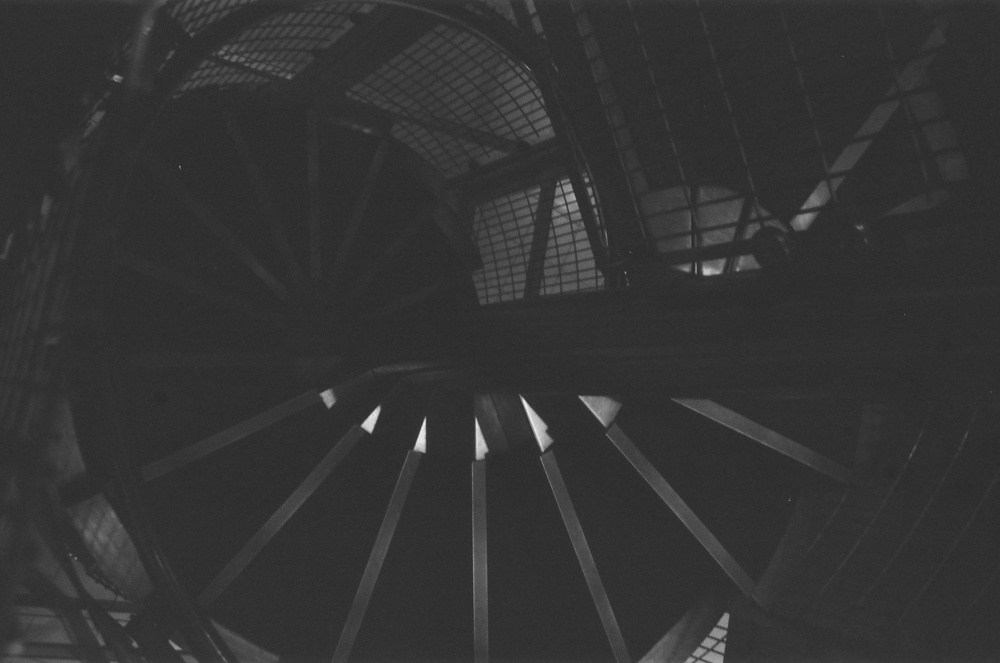
%> input picture raport/Finale/PTI_zdjęcia_i_histogramy/photos/analog11.jpg, 1000 x 663 px, shrunk from 3089 x 2048 before the run; its folder holds 4 pictures in this run
$ octave saturation_script.m   (GNU Octave 9; MATLAB toolbox functions it lacks are replaced by stand-ins)
%> lines starting %> are read from the running program, lines starting %| are printed output that depends on the picture
files = dir("photos\*.jpg");

for i = 1:length(files)

clear count g G im max n;
im = imread(strcat("photos\", files(i).name));
%> im is the input picture: size 663x1000x3 uint8; min 38, max 244, mean 51.7
g = rgb2hsv(im);
%> g: size 663x1000x3 double; mean H, S, V 0, 0, 0.203
g = g(:,:,2);
%> g: size 663x1000 double; every value is 0
g = g*255;
G = g(:);
figure(1);
set(gcf, 'Units', 'Normalized', 'OuterPosition', [0 0 1 1]); %wielkość okna
subplot(1,3,[1,2]);
histogram(G,'FaceColor', '#ffffff');

[count, n] = histcounts( G, 255 );
%> count = 255 values, max 663000 at index 128, min 0 at index 1, mean 2600; n = 256 values from -0.5 to 0.5
max = max(count);
%> max = 663000
max = max*1.2;
%> max = 795600

xlim([0 255]);
ylim([0,max]);

grid on;
title('Histogram nasycenia pikseli','FontSize', 30);
xlabel('Wartość nasycenia','FontSize',20);
ylabel('Ilośc pikseli','FontSize',20);

subplot(1,3,3);
imshow(im);
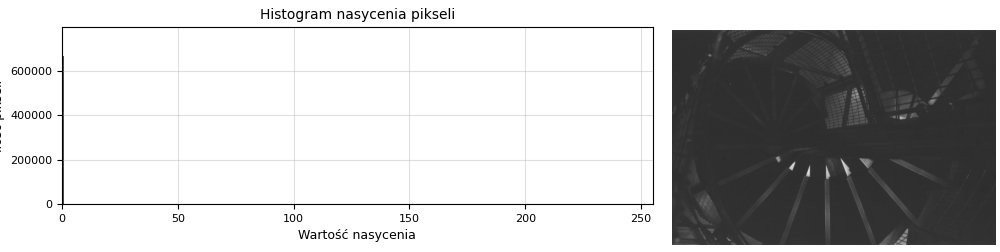
%> figure redrawn from the program's plot data, 2 panels

exportgraphics(gcf, strcat("saturation\", files(i).name(1:length(files(i).name)-4),"_saturation.jpg"))
close;

end
%> pass 2 of the loop `for i = 1:length(files)`:
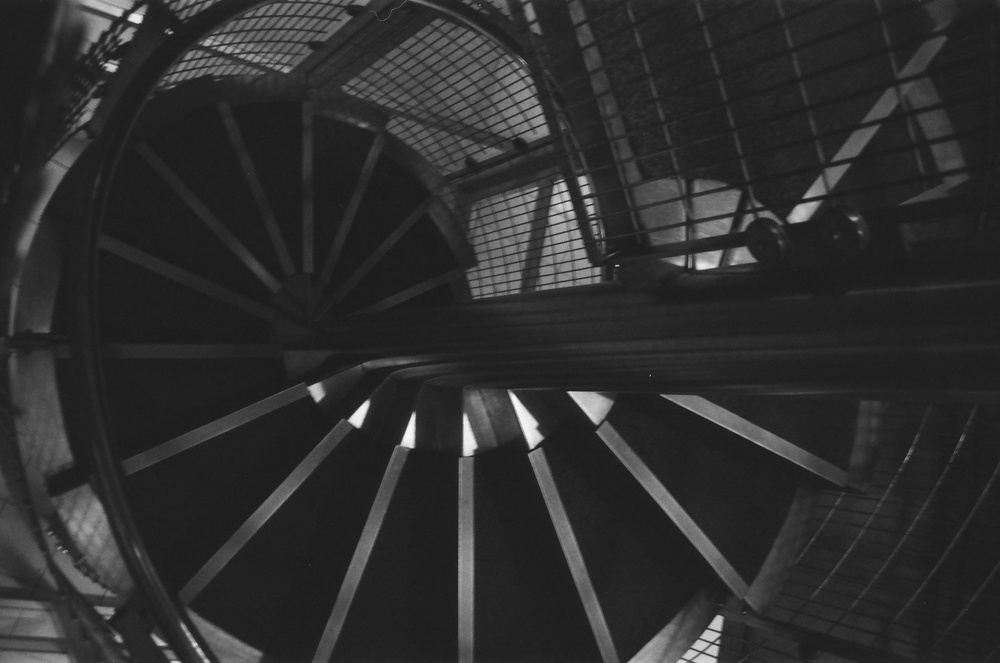
%> input picture raport/Finale/PTI_zdjęcia_i_histogramy/photos/analog14.jpg, 1000 x 663 px, shrunk from 3089 x 2048 before the run
%> im is the input picture: size 663x1000x3 uint8; min 22, max 251, mean 46
%> `max = max(count);`: max = 663000
%> `max = max*1.2;`: max = 795600
%> `imshow(im);`:
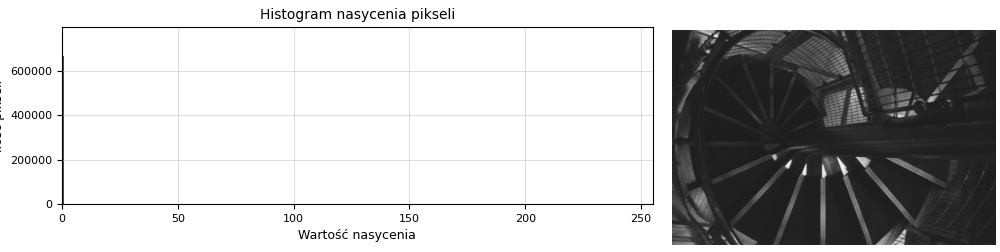
%> figure redrawn from the program's plot data, 2 panels
%> pass 3 of the loop `for i = 1:length(files)`:
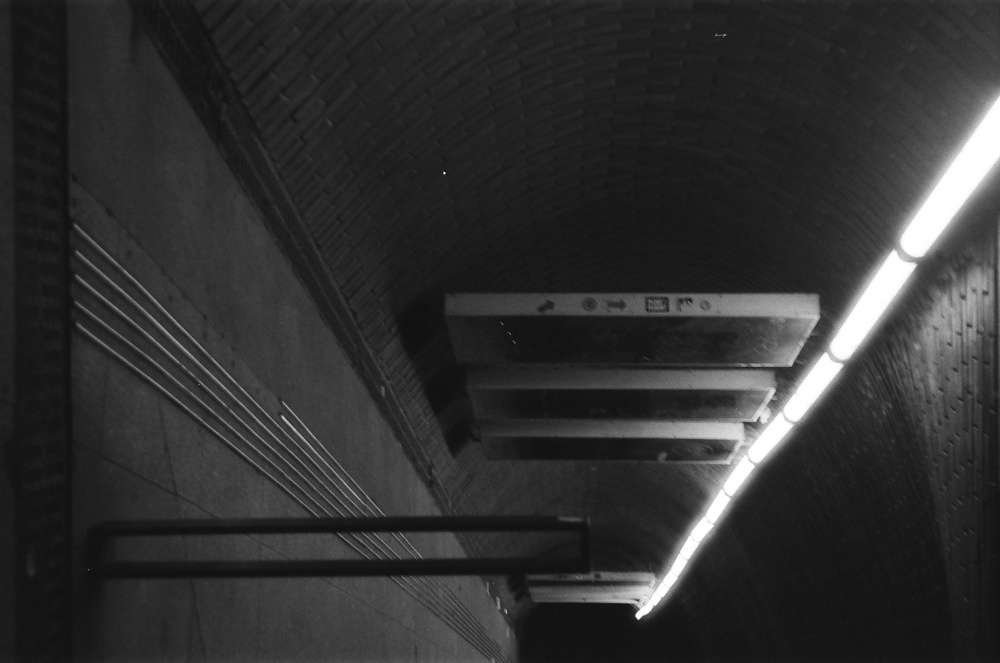
%> input picture raport/Finale/PTI_zdjęcia_i_histogramy/photos/analog22.jpg, 1000 x 663 px, shrunk from 3089 x 2048 before the run
%> im is the input picture: size 663x1000x3 uint8; min 10, max 255, mean 48.4
%> `max = max(count);`: max = 663000
%> `max = max*1.2;`: max = 795600
%> `imshow(im);`:
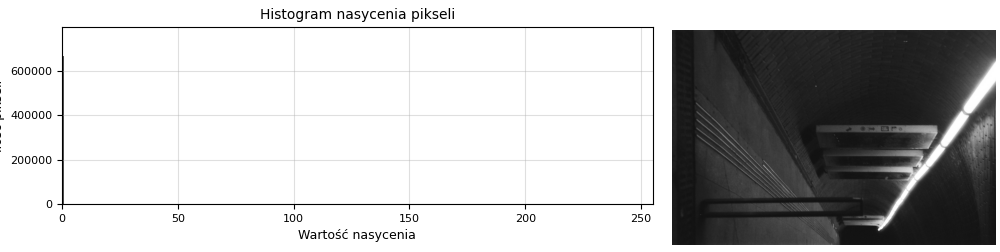
%> figure redrawn from the program's plot data, 2 panels
%> the loop made 4 passes; the first 3 are shown
